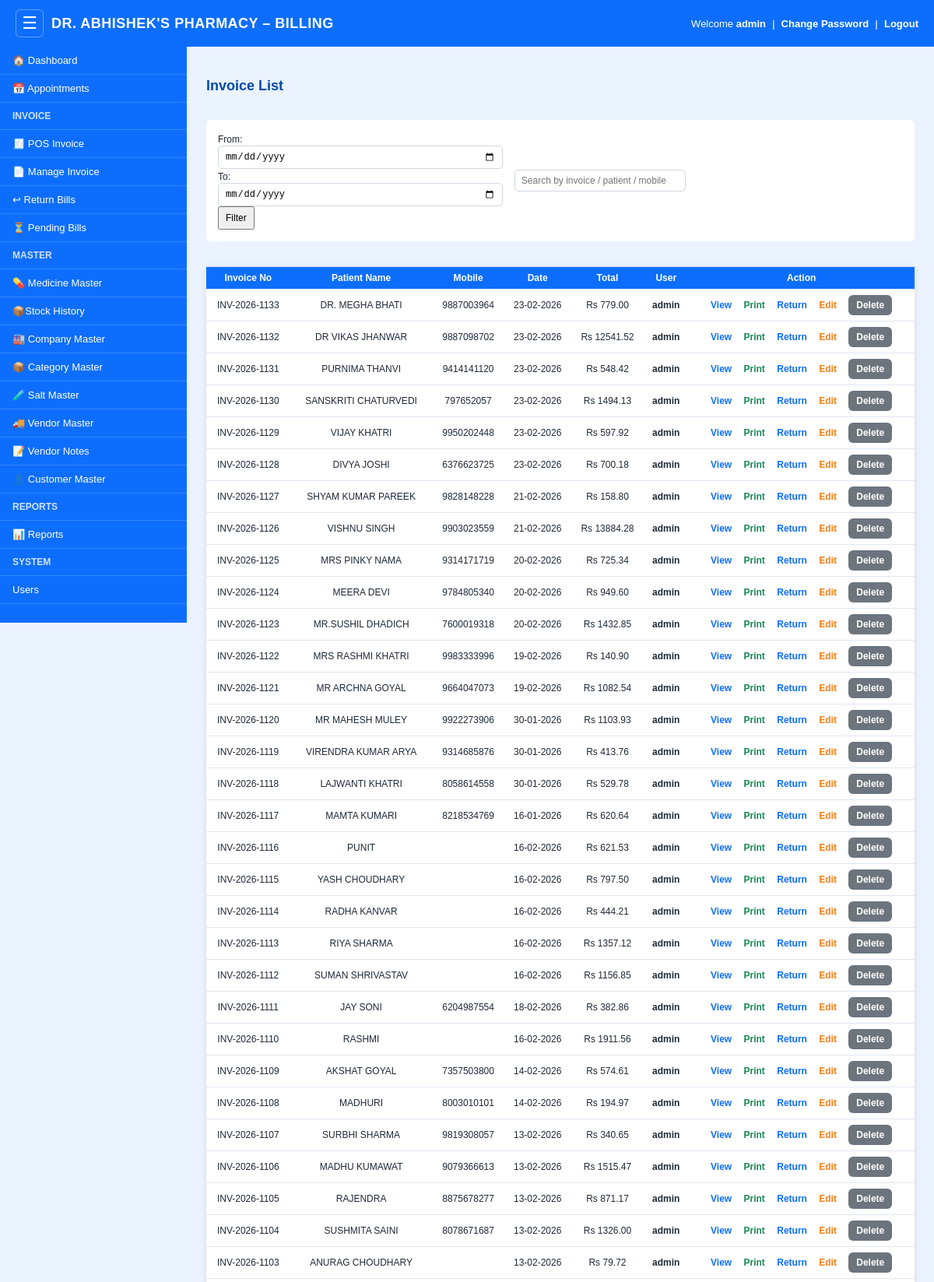
/invoices (signed in, upper part), run on the app's committed database.
### models.py (models this page shows)
class Invoice(db.Model):
    __tablename__ = "invoice"
    id = db.Column(db.Integer, primary_key=True)
    invoice_no = db.Column(db.String(50), unique=True)
    customer = db.Column(db.String(100))
    mobile = db.Column(db.String(20))
    doctor = db.Column(db.String(100))
    gender = db.Column(db.String(10))
    subtotal = db.Column(db.Float, default=0)
    discount = db.Column(db.Float, default=0)
    cgst = db.Column(db.Float, default=0)
    sgst = db.Column(db.Float, default=0)
    total = db.Column(db.Float, default=0)
    payment_mode = db.Column(db.String(20), default="CASH")
    created_by = db.Column(db.String(50))
    created_at = db.Column(db.DateTime, default=datetime.utcnow)

### app.py (the view)
@app.route("/invoices")
@login_required
def invoices():
    from_str = request.args.get("from", "").strip()
    to_str = request.args.get("to", "").strip()
    query = Invoice.query
    if from_str:
        try:
            from_dt = datetime.strptime(from_str, "%Y-%m-%d")
            query = query.filter(Invoice.created_at >= from_dt)
        except ValueError:
            pass
    if to_str:
        try:
            to_dt = datetime.strptime(to_str, "%Y-%m-%d") + timedelta(days=1)
            query = query.filter(Invoice.created_at < to_dt)
        except ValueError:
            pass
    return render_template(
        "invoices.html",
        invoices=query.order_by(Invoice.id.desc()).all()
    )

### app.py (called while the page is built)
def login_required(f):
    @wraps(f)
    def w(*args, **kwargs):
        if not session.get("user_id"):
            return redirect("/login")
        return f(*args, **kwargs)
    return w

### templates/invoices.html (shortened to what this page needs)
{% extends "base.html" %}
{% block body %}
<h2>Invoice List</h2>
<div class="filter-box">
    <form method="get">
        <label>From:</label>
        <input type="date" name="from" value="{{ request.args.get('from','') }}">
        <label>To:</label>
        <input type="date" name="to" value="{{ request.args.get('to','') }}">
        <button type="submit">Filter</button>
    </form>
    <input type="text" id="invoiceSearch"
       placeholder="Search by invoice / patient / mobile"
       style="padding:8px; width:220px;">
</div>
<table id="invoiceTable">
    <tr>
        <th>Invoice No</th>
        <th>Patient Name</th>
        <th>Mobile</th>
        <th>Date</th>
        <th>Total</th>
        <th>User</th>
        <th>Action</th>
    </tr>
    {% for i in invoices %}
    <tr>
        <td>{{ i.invoice_no }}</td>
        <td>{{ i.customer }}</td>
        <td>{{ i.mobile }}</td>
        <td>{{ i.created_at.strftime('%d-%m-%Y') }}</td>
        <td>Rs {{ "%.2f"|format(i.total) }}</td>
        <td><b>{{ i.created_by }}</b></td>
        <td class="actions">
            <a class="view" href="/invoice/{{ i.id }}" title="View Invoice">View</a>
            <a class="print" href="/invoice/{{ i.id }}?print=1" target="_blank" title="Print Invoice">Print</a>
            <a class="view" href="/return-medicine?invoice_no={{ i.invoice_no }}" title="Return Medicine">Return</a>
            {% if session.get("role") == "admin" or session.get("can_edit_invoice") or session.get("can_invoice_action") %}
            <a class="edit" href="/invoice/edit/{{ i.id }}" title="Edit Invoice">Edit</a>
            {% endif %}
            {% if session.get("role") == "admin" or session.get("can_delete_invoice") or session.get("can_invoice_action") %}
            <a class="delete"
               href="/delete-invoice/{{ i.id }}"
               onclick="return confirm('Delete invoice?')"
               title="Delete Invoice">Delete</a>
            {% endif %}
        </td>
    </tr>
    {% endfor %}
</table>
{% endblock %}

### templates/base.html (style rules this page uses)
* { box-sizing: border-box; }
body { margin: 0; font-family: Arial, sans-serif; background: #eaf3ff; }
:root { --primary: #0d6efd; --primary-dark: #084298; --success: #198754; --danger: #dc3545; --warning: #ffc107; --muted: #6c757d; --bg: #eaf3ff; --card: #ffffff; --border: #d9e2ef; --shadow: 0 2px 10px rgba(13, 110, 253, 0.12); --text: #1f2937; }
body { background: var(--bg); color: var(--text); }
.content table { width: 100%; border-collapse: collapse; background: var(--card); }
.content th, .content td { padding: 10px 12px; border-bottom: 1px solid #e0e6f0; text-align: center; font-size: 14px; }
.content th { background: var(--primary); color: #fff; font-weight: 700; }
.btn, .add-btn, .btn-add, .btn-edit, .btn-pass, .btn-del, .restore, .delete { display: inline-block; padding: 8px 14px; border-radius: 6px; text-decoration: none; font-size: 14px; font-weight: 600; border: none; cursor: pointer; }
.btn-danger, .btn-del, .delete { background: var(--danger); color: #fff; }
.form-control, .content input:not([type="checkbox"]):not([type="radio"]), .content select, .content textarea { width: 100%; padding: 8px 10px; border: 1px solid #cfd8e3; border-radius: 5px; font-size: 14px; background: #fff; }
.content h2 { font-size: 18px !important; }
.content p, .content li, .content label, .content span, .content a, .content td, .content th, .content small, .content strong, .content b, .content input:not([type="checkbox"]):not([type="radio"]), .content select, .content textarea, .content button, .content .btn, .content .add-btn, .content .btn-add, .content .btn-edit, .content .btn-pass, .content .btn-del, .content .filter-btn, .content .delete-btn { font-size: 12px !important; }
.content th, .content td { padding: 7px 8px !important; }
.content input:not([type="checkbox"]):not([type="radio"]), .content select, .content textarea, .content button, .content .btn { padding: 6px 8px !important; }

### templates/invoices.html (style rules this page uses)
h2 { margin-bottom: 15px; color: #004aad; }
.filter-box { background: white; padding: 15px; border-radius: 6px; margin-bottom: 15px; display: flex; gap: 15px; align-items: center; flex-wrap: wrap; }
.filter-box input { padding: 8px; font-size: 14px; }
table { width: 100%; border-collapse: collapse; background: white; box-shadow: 0 0 8px rgba(0,0,0,0.1); }
th { background: #0d6efd; color: white; padding: 10px; font-size: 15px; }
td { padding: 10px; border-bottom: 1px solid #ddd; text-align: center; font-size: 14px; }
.actions a { text-decoration: none; font-size: 14px; margin: 0 6px; font-weight: 600; }
.view { color: #0d6efd; }
.print { color: #198754; }
.delete { color: #fff; background: #6c757d; padding: 6px 10px; border-radius: 6px; display: inline-block; }
.edit { color: #fd7e14; }

### data on the page
Invoice: invoice_no "INV-2026-1133", customer "DR. MEGHA BHATI", mobile "9887003964", created_at "23-02-2026", total "779.00", created_by "admin"
Invoice: invoice_no "INV-2026-1132", customer "DR VIKAS JHANWAR", mobile "9887098702", created_at "23-02-2026", total "12541.52", created_by "admin"
Invoice: invoice_no "INV-2026-1131", customer "PURNIMA THANVI", mobile "9414141120", created_at "23-02-2026", total "548.42", created_by "admin"
Invoice: invoice_no "INV-2026-1130", customer "SANSKRITI CHATURVEDI", mobile "797652057", created_at "23-02-2026", total "1494.13", created_by "admin"
Invoice: invoice_no "INV-2026-1129", customer "VIJAY KHATRI", mobile "9950202448", created_at "23-02-2026", total "597.92", created_by "admin"
Invoice: invoice_no "INV-2026-1128", customer "DIVYA JOSHI", mobile "6376623725", created_at "23-02-2026", total "700.18", created_by "admin"
Invoice: invoice_no "INV-2026-1127", customer "SHYAM KUMAR PAREEK", mobile "9828148228", created_at "21-02-2026", total "158.80", created_by "admin"
Invoice: invoice_no "INV-2026-1126", customer "VISHNU SINGH", mobile "9903023559", created_at "21-02-2026", total "13884.28", created_by "admin"
Invoice: invoice_no "INV-2026-1125", customer "MRS PINKY NAMA", mobile "9314171719", created_at "20-02-2026", total "725.34", created_by "admin"
Invoice: invoice_no "INV-2026-1124", customer "MEERA DEVI", mobile "9784805340", created_at "20-02-2026", total "949.60", created_by "admin"
Invoice: invoice_no "INV-2026-1123", customer "MR.SUSHIL DHADICH", mobile "7600019318", created_at "20-02-2026", total "1432.85", created_by "admin"
Invoice: invoice_no "INV-2026-1122", customer "MRS RASHMI KHATRI", mobile "9983333996", created_at "19-02-2026", total "140.90", created_by "admin"
Invoice: invoice_no "INV-2026-1121", customer "MR ARCHNA GOYAL", mobile "9664047073", created_at "19-02-2026", total "1082.54", created_by "admin"
Invoice: invoice_no "INV-2026-1120", customer "MR MAHESH MULEY", mobile "9922273906", created_at "30-01-2026", total "1103.93", created_by "admin"
Invoice: invoice_no "INV-2026-1119", customer "VIRENDRA KUMAR ARYA", mobile "9314685876", created_at "30-01-2026", total "413.76", created_by "admin"
Invoice: invoice_no "INV-2026-1118", customer "LAJWANTI KHATRI", mobile "8058614558", created_at "30-01-2026", total "529.78", created_by "admin"
Invoice: invoice_no "INV-2026-1117", customer "MAMTA KUMARI", mobile "8218534769", created_at "16-01-2026", total "620.64", created_by "admin"
Invoice: invoice_no "INV-2026-1116", customer "PUNIT", created_at "16-02-2026", total "621.53", created_by "admin"
Invoice: invoice_no "INV-2026-1115", customer "YASH CHOUDHARY", created_at "16-02-2026", total "797.50", created_by "admin"
Invoice: invoice_no "INV-2026-1114", customer "RADHA KANVAR", created_at "16-02-2026", total "444.21", created_by "admin"
Invoice: invoice_no "INV-2026-1113", customer "RIYA SHARMA", created_at "16-02-2026", total "1357.12", created_by "admin"
Invoice: invoice_no "INV-2026-1112", customer "SUMAN SHRIVASTAV", created_at "16-02-2026", total "1156.85", created_by "admin"
Invoice: invoice_no "INV-2026-1111", customer "JAY SONI", mobile "6204987554", created_at "18-02-2026", total "382.86", created_by "admin"
Invoice: invoice_no "INV-2026-1110", customer "RASHMI", created_at "16-02-2026", total "1911.56", created_by "admin"
Invoice: invoice_no "INV-2026-1109", customer "AKSHAT GOYAL", mobile "7357503800", created_at "14-02-2026", total "574.61", created_by "admin"
Invoice: invoice_no "INV-2026-1108", customer "MADHURI", mobile "8003010101", created_at "14-02-2026", total "194.97", created_by "admin"
Invoice: invoice_no "INV-2026-1107", customer "SURBHI SHARMA", mobile "9819308057", created_at "13-02-2026", total "340.65", created_by "admin"
Invoice: invoice_no "INV-2026-1106", customer "MADHU KUMAWAT", mobile "9079366613", created_at "13-02-2026", total "1515.47", created_by "admin"
Invoice: invoice_no "INV-2026-1105", customer "RAJENDRA", mobile "8875678277", created_at "13-02-2026", total "871.17", created_by "admin"
Invoice: invoice_no "INV-2026-1104", customer "SUSHMITA SAINI", mobile "8078671687", created_at "13-02-2026", total "1326.00", created_by "admin"
Invoice: invoice_no "INV-2026-1103", customer "ANURAG CHOUDHARY", created_at "13-02-2026", total "79.72", created_by "admin"

### other printed values
{{ session.get("username") }} "admin"
